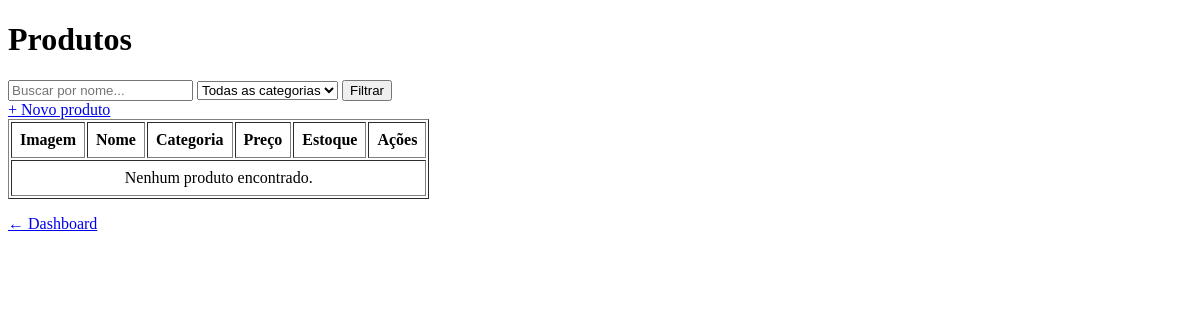
Page /produtos/ (signed in) on the earlier database version.
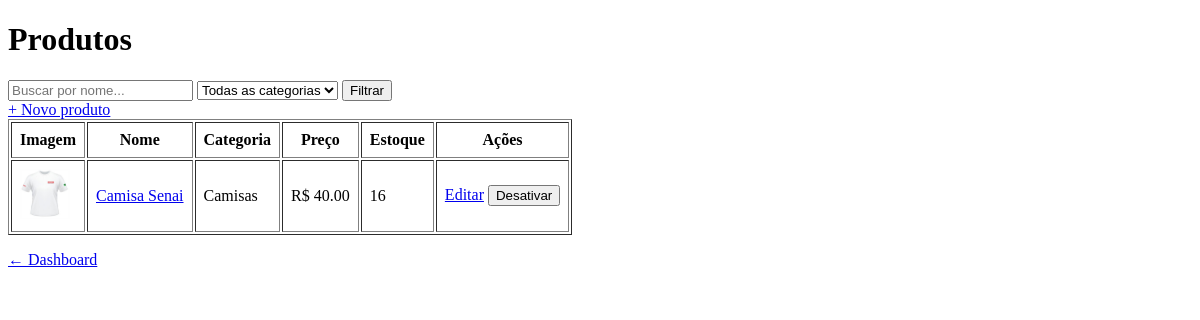
Same page on the later database version.
### app/models/produto.py (models this page shows, shortened)
class Produto(Base):
    __tablename__ = "produtos"
    id = Column(Integer, primary_key=True, index=True)
    nome = Column(String(200), unique=True, index=True)
    descricao = Column(String)
    preco = Column(Float, nullable=False, default=0.0)
    estoque_atual = Column(Integer, nullable=False, default=0)
    ativo = Column(Boolean, default=True)
    categoria_id = Column(Integer, ForeignKey("categorias.id"))
    categoria = relationship("Categoria", back_populates="produtos")
    imagem_path = Column(String(255), nullable=True)
    categoria_id = Column(Integer, ForeignKey("categorias.id", ondelete="SET NULL"), nullable=True)
    categoria = relationship("Categoria", back_populates="produtos")

### app/models/categoria.py (models this page shows)
class Categoria(Base):
    __tablename__ = "categorias"
    id = Column(Integer, primary_key=True, index=True)
    nome = Column(String, unique=True, index=True)
    ativo = Column(Boolean, default=True)
    produtos = relationship("Produto", back_populates="categoria", lazy="select")

### app/controllers/produto_controller.py (the view)
@router.get("/")
def listar_produtos(
    request: Request,
    busca: str = "",
    categoria_id: int = 0,       # 0 = todas as categorias
    db: Session = Depends(get_db),
    usuario = Depends(get_usuario_logado)
):
    query = db.query(Produto).filter(Produto.ativo == True)
    if busca:
        query = query.filter(Produto.nome.ilike(f"%{busca}%"))
    if categoria_id:
        query = query.filter(Produto.categoria_id == categoria_id)
    produtos    = query.order_by(Produto.nome).all()
    categorias  = db.query(Categoria).filter(Categoria.ativo == True).all()
    return templates.TemplateResponse(
        request,
        "produtos/index.html",
        {
            "request":      request,
            "usuario":      usuario,
            "produtos":     produtos,
            "categorias":   categorias,
            "busca":        busca,
            "categoria_id": categoria_id,
        }
    )

### app/templates/produtos/index.html (shortened to what this page needs)
<!DOCTYPE html>
<html lang="pt-br">
<head>
</head>
<body>
    <h1>Produtos</h1>
    <form method="get" action="/produtos">
        <input  type="text"
                name="busca"
                placeholder="Buscar por nome..."
                value="{{ busca }}">
        <select name="categoria_id">
            <option value="0">Todas as categorias</option>
        </select>
        <button type="submit">Filtrar</button>
    </form>
    {% if usuario.role == 'admin' %}
        <a href="/produtos/novo">+ Novo produto</a>
    {% endif %}
    <table border="1" cellpadding="8">
        <thead>
            <tr>
                <th>Imagem</th>
                <th>Nome</th>
                <th>Categoria</th>
                <th>Preço</th>
                <th>Estoque</th>
                <th>Ações</th>
            </tr>
        </thead>
        <tbody>
            {% for p in produtos %}
            <tr>
                <td>
                    <img src="{{ p.imagem_url }}"
                         alt="{{ p.nome }}"
                         width="50" height="50"
                         style="object-fit:cover">
                </td>
                <td><a href="/produtos/{{ p.id }}">{{ p.nome }}</a></td>
                <td>{{ p.categoria.nome if p.categoria else "—" }}</td>
                <td>R$ {{ "%.2f"|format(p.preco) }}</td>
                <td>{{ p.estoque_atual }}</td>
                <td>
                    {% if usuario.role == 'admin' %}
                        <a href="/produtos/{{ p.id }}/editar">Editar</a>
                        <form action="/produtos/{{ p.id }}/desativar"
                              method="post"
                              style="display:inline"
                              onsubmit="return confirm('Desativar {{ p.nome }}?')">
                            <button type="submit">Desativar</button>
                        </form>
                    {% endif %}
                </td>
            </tr>
            {% endfor %}
            {% if not produtos %}
            <tr>
                <td colspan="6" style="text-align:center">
                    Nenhum produto encontrado.
                </td>
            </tr>
            {% endif %}
        </tbody>
    </table>
    <p><a href="/">← Dashboard</a></p>
</body>
</html>

Differences in the rows shown:
added Produto: imagem_url (picture), nome "Camisa Senai", categoria "Camisas", preco "40.00", estoque_atual "16"
Other differences:
text no longer shown: "Nenhum produto encontrado."
